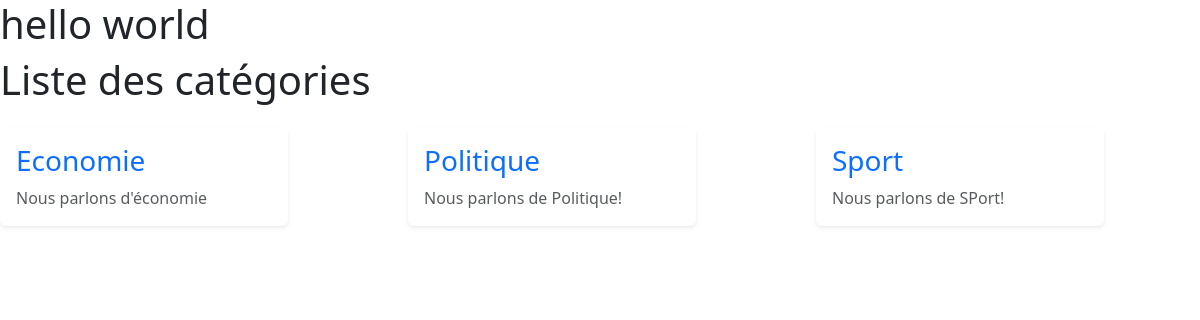
Screenshot of /blog/categories with the database file from the repository.
### blog/models.py (models this page shows, shortened)
class Categorie(models.Model):
    nom_categorie = models.CharField(max_length=64)
    description = models.TextField()
    date_creation = models.DateTimeField(auto_now_add=True)

### blog/views.py (the view)
# urls.py: path('categories', CategorieListView.as_view(), name='liste_categorie'),
class CategorieListView(ListView):
    model = Categorie
    template_name = 'liste_categorie.html'
    context_object_name = 'categories'

### blog/templates/liste_categorie.html
{% extends 'base.html' %}
{% block content %}
<h1 class="mb-4">
    Liste des catégories
</h1>
<div class="row">
    {% for categorie in categories %}
    <div class="col-md-6 col-lg-4 mb-4">
        <div class="card h-100 shadow-sm border-0 w-75">
            <div class="card-body">
                <h3 class="card-title text-primary">
                    {{ categorie.nom_categorie }}
                </h3>
                <p class="card-text text-muted">
                    {{ categorie.description }}
                </p>
            </div>
        </div>
    </div>
    {% empty %}
    <div class="col-12">
        <div class="alert alert-info">
            Aucune catégorie disponible.
        </div>
    </div>
    {% endfor %}
</div>
{% endblock %}

### rows the page displays
Categorie: nom_categorie "Economie", description "Nous parlons d'économie"
Categorie: nom_categorie "Politique", description "Nous parlons de Politique!"
Categorie: nom_categorie "Sport", description "Nous parlons de SPort!"
